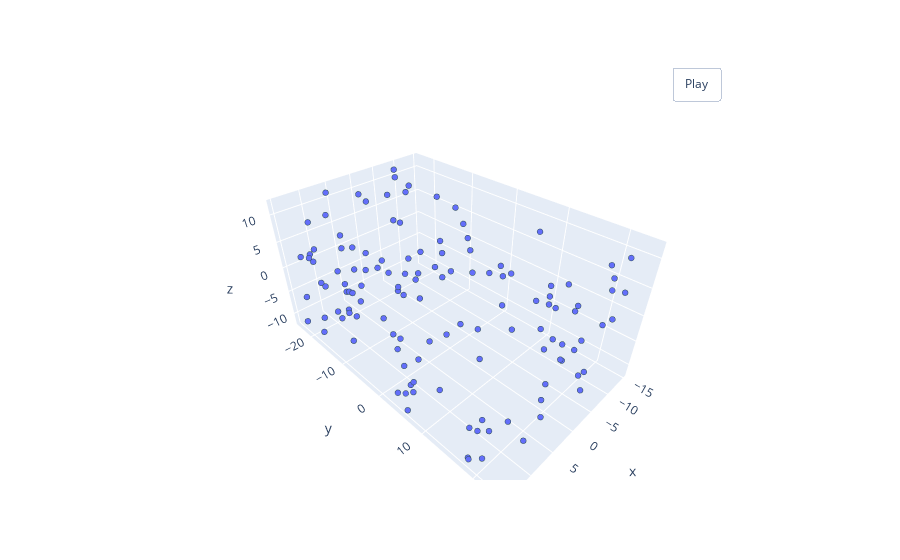

Here is the notebook cell this chart was saved with:
### Code cell
pcshow(*valid_df['pointcloud'][0].T)
